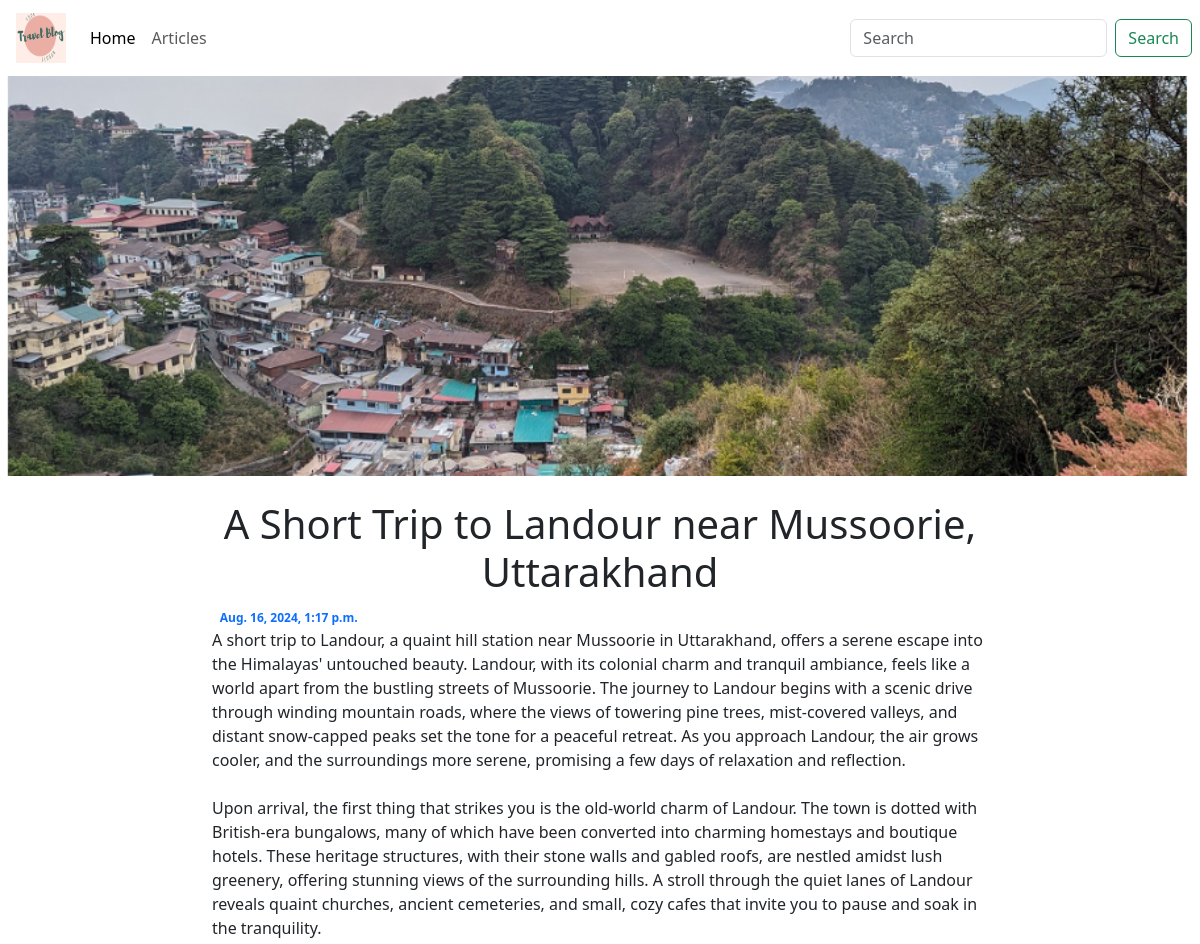
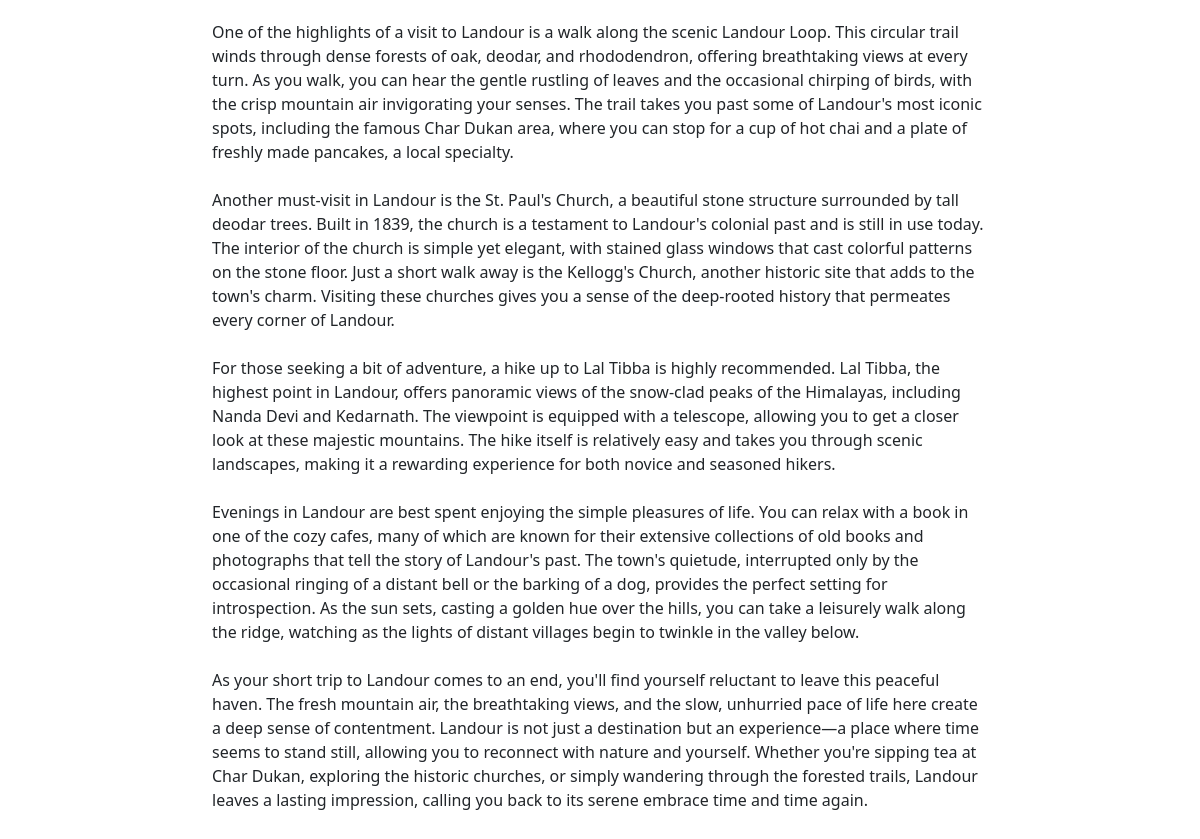
Page /blog/2/article on the committed database (2 pictures, top to bottom).
### blog/models.py (models this page shows)
class Article(models.Model):
    author = models.ForeignKey('auth.User', on_delete=models.CASCADE)
    title = models.CharField(max_length = 150)
    content = models.TextField()
    image = models.ImageField(upload_to="articles/")
    created_at = models.DateTimeField(auto_now_add=True)

### blog/views.py (the view)
# urls.py: path("blog/<int:id>/article", blog_views.article_view, name = "article"),
def article_view(request, id):
    return render(
        request,
        'article.html',
        context = {
            'article': Article.objects.get(id=id)
            }
    )

### templates/article.html (shortened to what this page needs)
{% extends 'layout/base.html' %}
{% block content %}
    <div class="container-fluid px-0">
        <img src="{{article.image.url}}" alt="hero", height="400" id="hero-img">
    </div>
    <div class="container-fluid py-4">
        <div class="row">
            <div class="col-md-8 mx-auto">
                <h1 class="text-center">{{article.title}}</h1>
                <time class="badge text-primary rounded-pill"> {{article.created_at}} </time>
                <p>
                    {{article.content|linebreaksbr}}
                </p>
            </div>
        </div>
    </div>
{% endblock content %}

### templates/article.html (style rules this page uses)
#hero-img { object-fit: cover; object-position: center; width: 100%; }

### rows in the picture
Article: image (picture), title "A Short Trip to Landour near Mussoorie, Uttarakhand", created_at "Aug. 16, 2024, 1:17 p.m.", content "A short trip to Landour, a quaint hill station near Mussoorie in Uttarakhand, offers a serene escape into the Himalayas' untouched beauty. Landour, with its colonial charm and tranquil ambiance, feels like a world apart from the bustling streets of Mussoorie. The journey to Landour begins with a scenic drive through winding mountain roads, where the views of towering pine trees, mist-covered valleys, and distant snow-capped peaks set the tone for a peaceful retreat. As you approach Landour, the air grows cooler, and the surroundings more serene, promising a few days of relaxation and reflection. Upon arrival, the first thing that strikes you is the old-world charm of Landour. The town is…"
